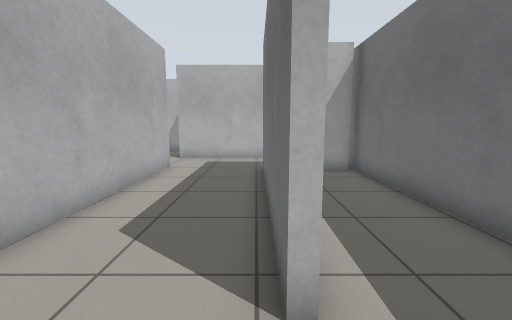
view 1 (above)

24 first-person views from a walk through a robot-simulator world made for Gazebo. The camera is 0.94 m above the floor, tilts 8° down and sees 90° across. The floor is counted in squares, 0.5 m on a side. Each view is taken from the middle of a square. On the plan, view 1 faces up. The plan holds only what a view shows up to about 15 squares ahead; the rest is blank. The place goes on beyond the plan.

view 2
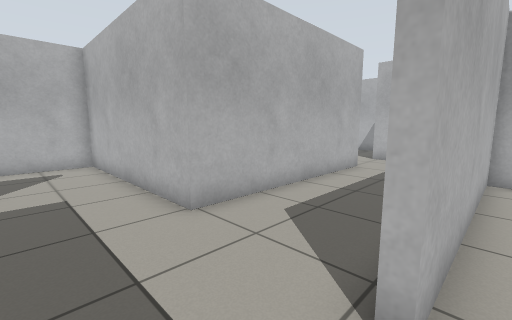

view 3
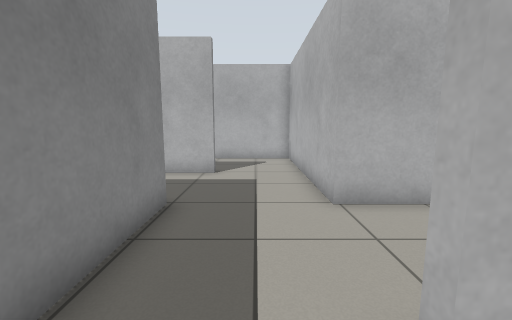

view 4
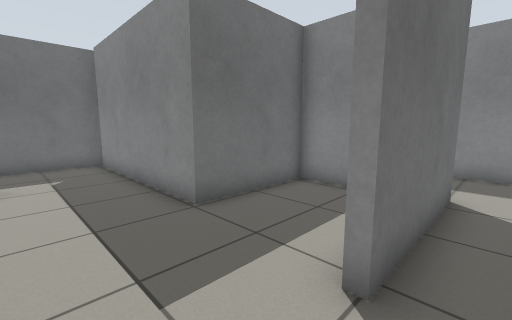

view 5
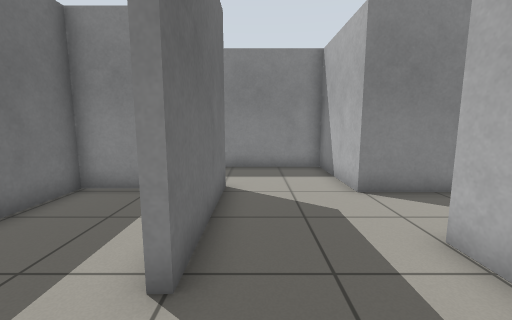

view 6
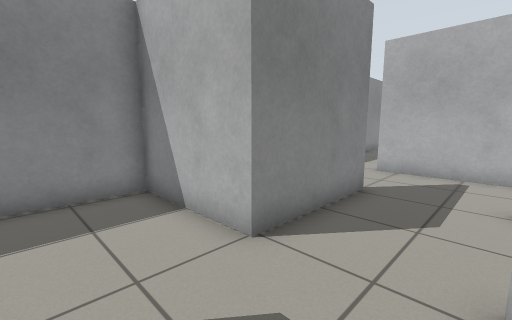

view 7
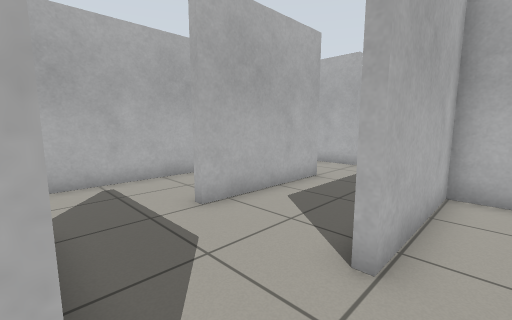

view 8
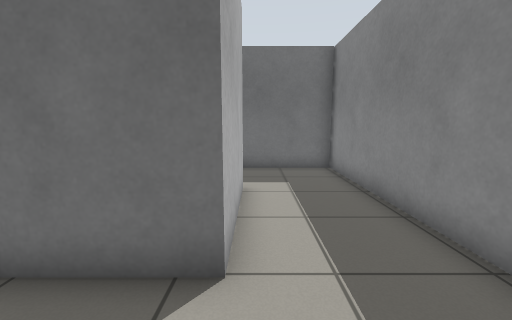

view 9
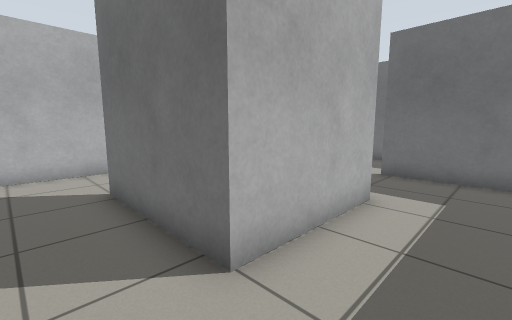

view 10
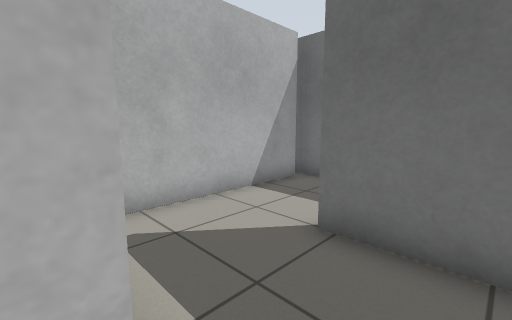

view 11
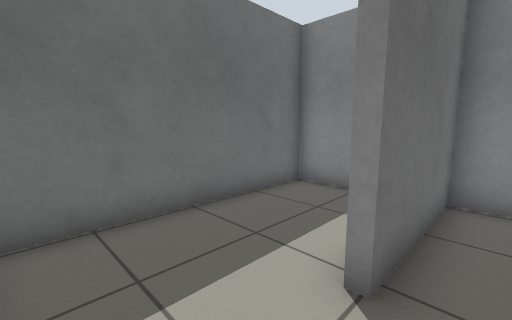

view 12
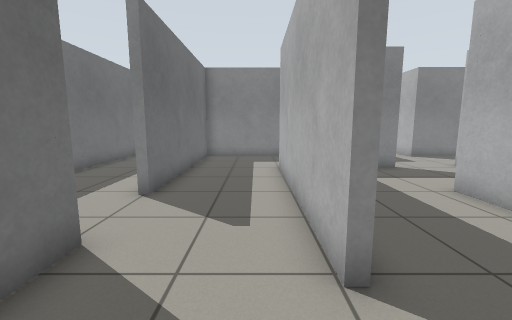

view 13
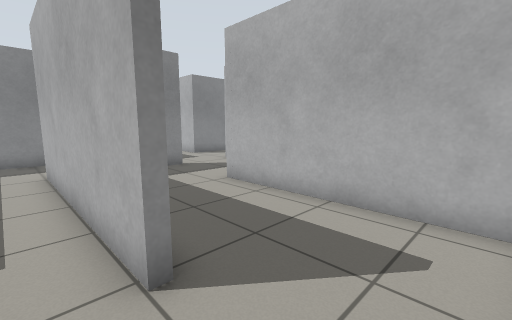

view 14
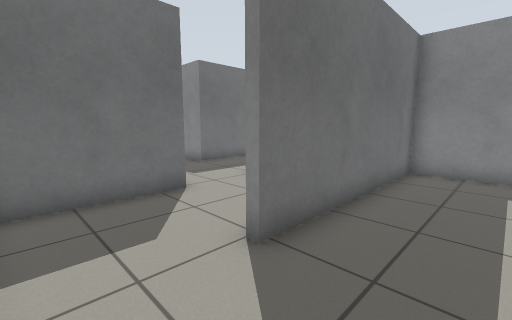

view 15
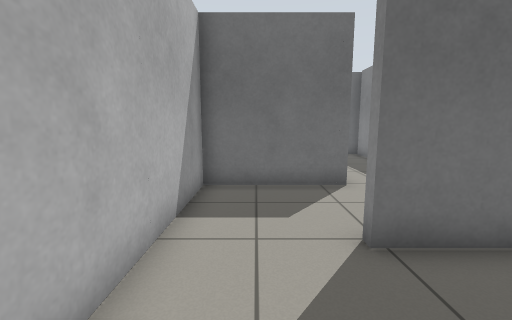

view 16
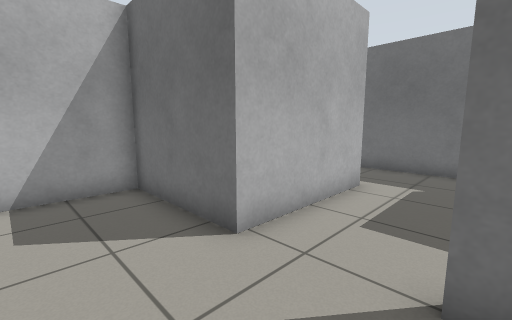

view 17
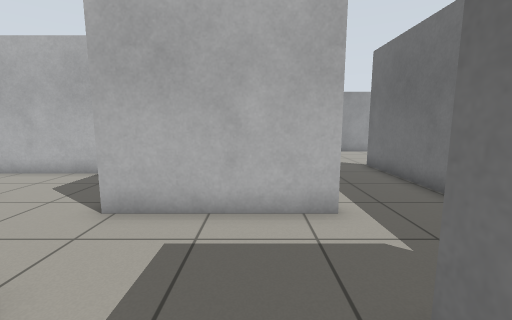

view 18
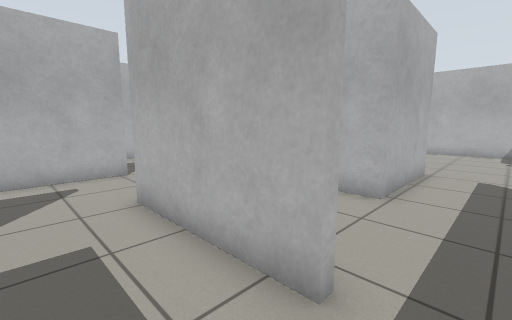

view 19
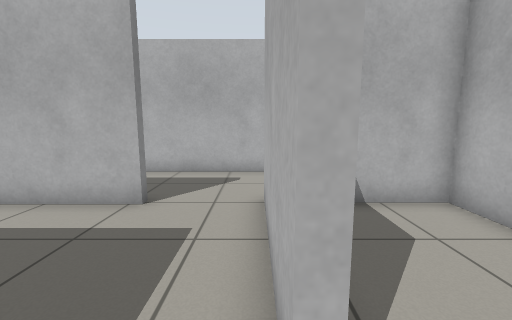

view 20
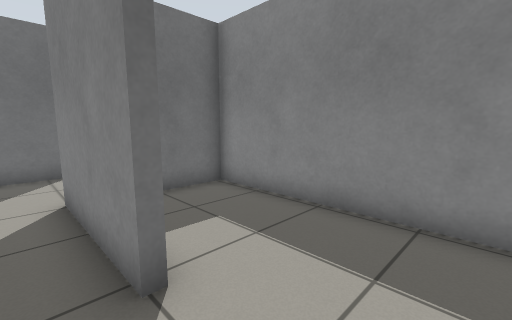

view 21
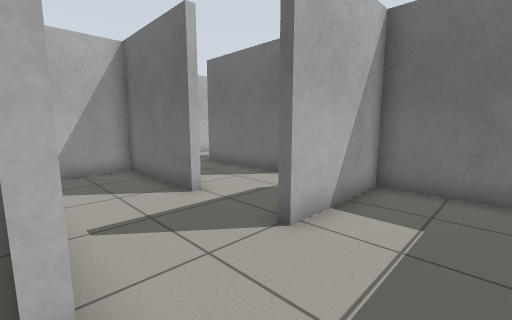

view 22
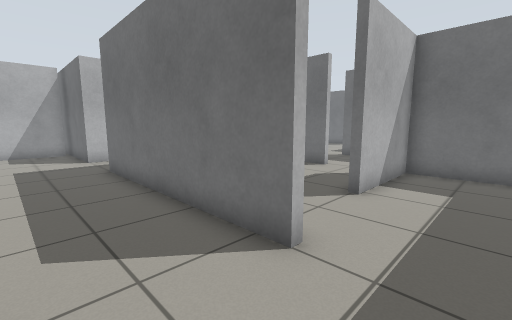

view 23
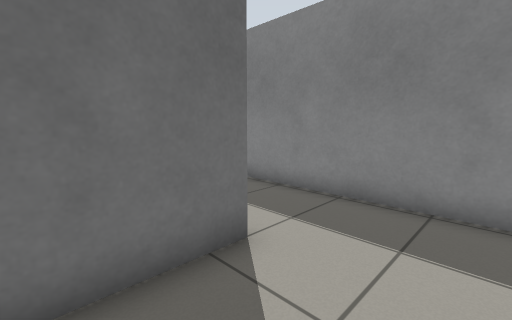

view 24
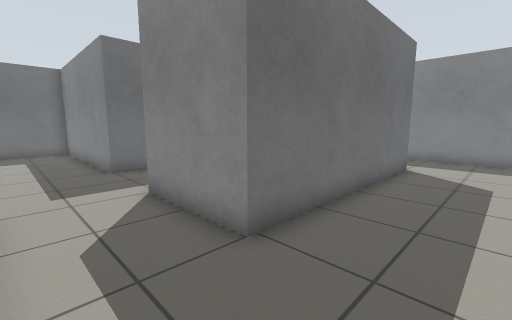

### Floor plan
Points are (right, up) in squares from view 1. A wall is a line through its corners. A room is listed if a view was taken in it or the views show most of it. See-through windows are left out.
Room 1 (views 1, 2, 17)
walls: (0.3, 2.1) (0.3, 10.7); (-4.3, 11.3) (-3.8, 11.3) (-3.8, 2.8); (-3.9, -1.1) (1.6, -1.1); (-0.4, 14.2) (-4.3, 14.2)
ways out: opening at (0.5, 1) to room 2; opening at (-4, 12.5) to room 9; opening at (0, 12.5) to room 10; opening at (-4, 1) to room 15
Room 2 (view 3)
walls: (4.1, 3.9) (4.1, 10.6); (0.6, 10.5) (0.6, 2.1); (3.9, 10.5) (2.7, 10.5); (1.6, -1.1) (3.6, -1.1); (4.1, -1.1) (4.1, 2.1)
ways out: opening at (0.5, 1) to room 1
Room 3 (views 4, 5)
walls: (-7.5, 2.8) (-12, 2.8) (-12, -2); (-8.1, -1.5) (-8.1, -0.5)
ways out: opening at (-10, -1) to room 4; opening at (-8, 1) to room 15
Room 4 (views 6, 7, 8)
walls: (-11.8, -4.9) (-11.8, -6.6); (-8.1, -5.6) (-8.1, -1.5)
ways out: opening at (-10, -1) to room 3; opening at (-10, -5.5) to room 5; opening at (-12, -3) to room 9
Room 5 (views 9, 10)
walls: (-3.5, -5.6) (-8.1, -5.6); (-11.8, -6.6) (-11.8, -9.2) (-0.1, -9.2) (-0.1, -6.5)
ways out: opening at (-10, -5.5) to room 4; opening at (-2, -5.5) to room 6
Room 6 (view 11)
walls: (-0.1, -6.5) (-0.1, -4.6); (0.6, -1.4) (-2.4, -1.4)
ways out: opening at (-2, -5.5) to room 5; opening at (0, -3) to room 16
Room 7 (views 12, 13)
walls: (-8, 15.4) (-8, 13.4); (-4.3, 14.2) (-4.3, 18.6) (-8.5, 18.6)
ways out: opening at (-8, 17) to room 8; opening at (-6, 14.5) to room 9
Room 8 (views 14, 15)
walls: (-12.6, 18.2) (-12.6, 10.9); (-8.5, 18.6) (-10.9, 18.6); (-13.1, 7.1) (-8.3, 7.1) (-8.3, 15.4)
ways out: opening at (-8, 17) to room 7; opening at (-13, 9)
Room 9 (view 16)
walls: (-16, 3.2) (-16, -1.9); (-12.3, -2) (-12.3, 3.2) (-4.3, 3.2) (-4.3, 11.3); (-8, 13.4) (-8, 6.7); (-16.4, -4.9) (-11.8, -4.9)
ways out: opening at (-4, 12.5) to room 1; opening at (-12, -3) to room 4; opening at (-6, 14.5) to room 7; opening at (-16, -3) to room 12; opening at (-15, 4.5) to room 13; opening at (-14.5, 7)
Room 10 (view 18)
walls: (0.6, 14.2) (-0.4, 14.2); (0.3, 10.7) (3.4, 10.7); (4.1, 10.6) (4.1, 13.5)
ways out: opening at (0, 12.5) to room 1; opening at (2, 14.5) to room 11
Room 11 (view 19)
walls: (0.6, 14.6) (0.6, 14.2); (-0.2, 18.6) (-3.8, 18.6) (-3.8, 16.4); (4.1, 13.5) (4.1, 18.5)
ways out: opening at (2, 14.5) to room 10; opening at (2, 19.5)
Room 12 (view 20)
walls: (-16.3, -1.9) (-16.3, 2.8) (-18.8, 2.8); (-19.7, 0.4) (-19.7, -5.8)
ways out: opening at (-16, -3) to room 9; opening at (-18, -5) to room 14
Room 13 (views 21, 22, 23, 24)
walls: (-19.7, -5.8) (-20, -5.8) (-20, 3.2) (-16, 3.2); (-16, 6.5) (-20, 6.5) (-20, 10.5) (-23.1, 10.5); (-23.2, -9.2) (-19.5, -9.2)
ways out: opening at (-15, 4.5) to room 9; opening at (-20, -7) to room 14
Room 14 (no view inside)
walls: (-19.5, -9.2) (-12.1, -9.2) (-12.1, -5.2) (-16.4, -5.2)
ways out: opening at (-18, -5) to room 12; opening at (-20, -7) to room 13
Room 15 (no view inside)
walls: (-7.8, -0.5) (-7.8, -2.6); (-5.6, -5.3) (-3.9, -5.3) (-3.9, -1.1); (-3.8, 2.8) (-7.5, 2.8)
ways out: opening at (-4, 1) to room 1; opening at (-8, 1) to room 3
Room 16 (no view inside)
walls: (3.8, -1.4) (0.6, -1.4); (2.2, -9.2) (4.1, -9.2) (4.1, -1.1)
ways out: opening at (0, -3) to room 6

Where each view was taken, in squares from view 1:
view 1: 0 up, 0 right, facing up
view 2: 0 up, 1 right, facing up-left
view 3: 1 up, 2 right, facing left
view 4: 2 up, 9 left, facing down-right
view 5: 2 up, 9 left, facing down
view 6: 2 down, 9 left, facing down-left
view 7: 5 down, 11 left, facing up-left
view 8: 6 down, 11 left, facing right
view 9: 8 down, 10 left, facing up-right
view 10: 7 down, 4 left, facing up-right
view 11: 2 down, 1 left, facing down-right
view 12: 18 up, 7 left, facing down
view 13: 18 up, 7 left, facing down-left
view 14: 18 up, 11 left, facing down-right
view 15: 17 up, 12 left, facing right
view 16: 11 up, 7 left, facing up-right
view 17: 9 up, 1 left, facing up
view 18: 12 up, 2 right, facing up-left
view 19: 14 up, 2 right, facing left
view 20: 4 down, 19 left, facing down-right
view 21: 8 down, 20 left, facing up-right
view 22: 8 down, 23 left, facing up-right
view 23: 3 down, 23 left, facing down-right
view 24: 6 up, 23 left, facing down-right
